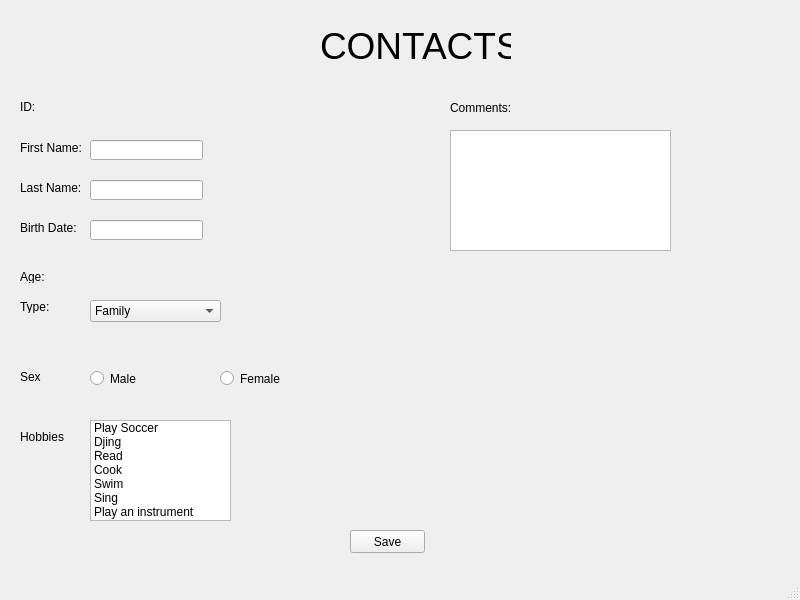
<?xml version="1.0" encoding="UTF-8"?>
<ui version="4.0">
 <class>MainWindow</class>
 <widget class="QMainWindow" name="MainWindow">
  <property name="geometry">
   <rect>
    <x>0</x>
    <y>0</y>
    <width>800</width>
    <height>600</height>
   </rect>
  </property>
  <property name="windowTitle">
   <string>MainWindow</string>
  </property>
  <widget class="QWidget" name="centralwidget">
   <widget class="QLabel" name="label">
    <property name="geometry">
     <rect>
      <x>320</x>
      <y>20</y>
      <width>191</width>
      <height>51</height>
     </rect>
    </property>
    <property name="font">
     <font>
      <family>Segoe UI</family>
      <pointsize>28</pointsize>
     </font>
    </property>
    <property name="text">
     <string>CONTACTS</string>
    </property>
   </widget>
   <widget class="QLabel" name="label_2">
    <property name="geometry">
     <rect>
      <x>20</x>
      <y>100</y>
      <width>47</width>
      <height>13</height>
     </rect>
    </property>
    <property name="text">
     <string>ID:</string>
    </property>
   </widget>
   <widget class="QLabel" name="label_3">
    <property name="geometry">
     <rect>
      <x>20</x>
      <y>140</y>
      <width>71</width>
      <height>16</height>
     </rect>
    </property>
    <property name="text">
     <string>First Name:</string>
    </property>
   </widget>
   <widget class="QLabel" name="label_4">
    <property name="geometry">
     <rect>
      <x>20</x>
      <y>180</y>
      <width>61</width>
      <height>16</height>
     </rect>
    </property>
    <property name="text">
     <string>Last Name:</string>
    </property>
   </widget>
   <widget class="QLabel" name="label_5">
    <property name="geometry">
     <rect>
      <x>20</x>
      <y>220</y>
      <width>61</width>
      <height>16</height>
     </rect>
    </property>
    <property name="text">
     <string>Birth Date:</string>
    </property>
   </widget>
   <widget class="QLabel" name="label_6">
    <property name="geometry">
     <rect>
      <x>20</x>
      <y>270</y>
      <width>47</width>
      <height>13</height>
     </rect>
    </property>
    <property name="text">
     <string>Age:</string>
    </property>
   </widget>
   <widget class="QLabel" name="label_7">
    <property name="geometry">
     <rect>
      <x>20</x>
      <y>300</y>
      <width>47</width>
      <height>13</height>
     </rect>
    </property>
    <property name="text">
     <string>Type:</string>
    </property>
   </widget>
   <widget class="QLabel" name="label_8">
    <property name="geometry">
     <rect>
      <x>20</x>
      <y>370</y>
      <width>47</width>
      <height>13</height>
     </rect>
    </property>
    <property name="text">
     <string>Sex </string>
    </property>
   </widget>
   <widget class="QLabel" name="label_9">
    <property name="geometry">
     <rect>
      <x>20</x>
      <y>430</y>
      <width>47</width>
      <height>13</height>
     </rect>
    </property>
    <property name="text">
     <string>Hobbies</string>
    </property>
   </widget>
   <widget class="QLineEdit" name="txtFirstName">
    <property name="geometry">
     <rect>
      <x>90</x>
      <y>140</y>
      <width>113</width>
      <height>20</height>
     </rect>
    </property>
   </widget>
   <widget class="QLineEdit" name="txtLastName">
    <property name="geometry">
     <rect>
      <x>90</x>
      <y>180</y>
      <width>113</width>
      <height>20</height>
     </rect>
    </property>
   </widget>
   <widget class="QLineEdit" name="txtBirthDate">
    <property name="geometry">
     <rect>
      <x>90</x>
      <y>220</y>
      <width>113</width>
      <height>20</height>
     </rect>
    </property>
   </widget>
   <widget class="QComboBox" name="cmbType">
    <property name="geometry">
     <rect>
      <x>90</x>
      <y>300</y>
      <width>131</width>
      <height>22</height>
     </rect>
    </property>
    <item>
     <property name="text">
      <string>Family</string>
     </property>
    </item>
    <item>
     <property name="text">
      <string>Friend</string>
     </property>
    </item>
    <item>
     <property name="text">
      <string>Job</string>
     </property>
    </item>
    <item>
     <property name="text">
      <string>Uknown</string>
     </property>
    </item>
   </widget>
   <widget class="QRadioButton" name="rbMale">
    <property name="geometry">
     <rect>
      <x>90</x>
      <y>370</y>
      <width>82</width>
      <height>17</height>
     </rect>
    </property>
    <property name="text">
     <string>Male</string>
    </property>
    <attribute name="buttonGroup">
     <string notr="true">buttonGroup</string>
    </attribute>
   </widget>
   <widget class="QRadioButton" name="rbFemale">
    <property name="geometry">
     <rect>
      <x>220</x>
      <y>370</y>
      <width>82</width>
      <height>17</height>
     </rect>
    </property>
    <property name="text">
     <string>Female</string>
    </property>
    <attribute name="buttonGroup">
     <string notr="true">buttonGroup</string>
    </attribute>
   </widget>
   <widget class="QListWidget" name="lstHobbies">
    <property name="geometry">
     <rect>
      <x>90</x>
      <y>420</y>
      <width>141</width>
      <height>101</height>
     </rect>
    </property>
    <item>
     <property name="text">
      <string>Play Soccer</string>
     </property>
    </item>
    <item>
     <property name="text">
      <string>Djing</string>
     </property>
    </item>
    <item>
     <property name="text">
      <string>Read</string>
     </property>
    </item>
    <item>
     <property name="text">
      <string>Cook</string>
     </property>
    </item>
    <item>
     <property name="text">
      <string>Swim</string>
     </property>
    </item>
    <item>
     <property name="text">
      <string>Sing</string>
     </property>
    </item>
    <item>
     <property name="text">
      <string>Play an instrument</string>
     </property>
    </item>
   </widget>
   <widget class="QTextEdit" name="txtComments">
    <property name="geometry">
     <rect>
      <x>450</x>
      <y>130</y>
      <width>221</width>
      <height>121</height>
     </rect>
    </property>
   </widget>
   <widget class="QLabel" name="label_10">
    <property name="geometry">
     <rect>
      <x>450</x>
      <y>100</y>
      <width>71</width>
      <height>16</height>
     </rect>
    </property>
    <property name="text">
     <string>Comments:</string>
    </property>
   </widget>
   <widget class="QPushButton" name="btnSave">
    <property name="geometry">
     <rect>
      <x>350</x>
      <y>530</y>
      <width>75</width>
      <height>23</height>
     </rect>
    </property>
    <property name="text">
     <string>Save</string>
    </property>
   </widget>
  </widget>
  <widget class="QMenuBar" name="menubar">
   <property name="geometry">
    <rect>
     <x>0</x>
     <y>0</y>
     <width>800</width>
     <height>21</height>
    </rect>
   </property>
  </widget>
  <widget class="QStatusBar" name="statusbar"/>
 </widget>
 <resources/>
 <connections/>
 <buttongroups>
  <buttongroup name="buttonGroup"/>
 </buttongroups>
</ui>
